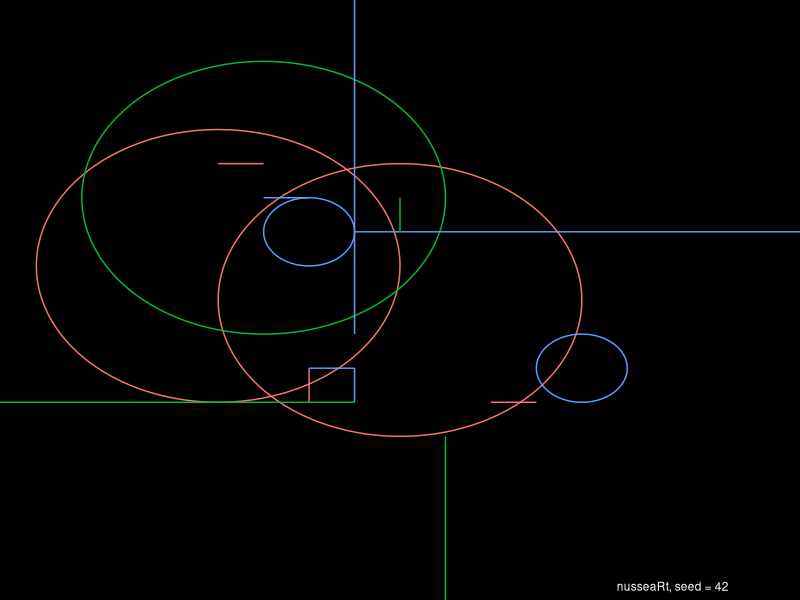
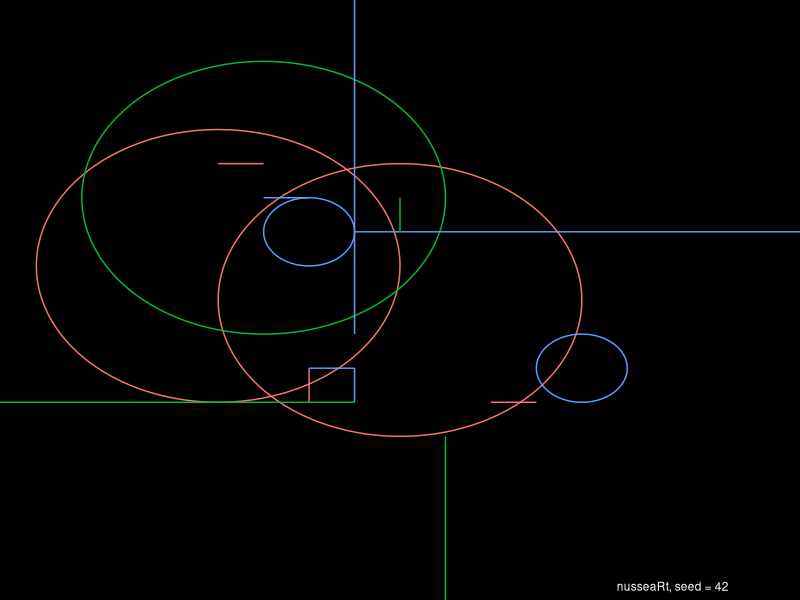

Here is the R script that generated these plots, in order:
## ---- chunk 1
library(tidyverse)
library(ggforce)
geom_circle()

## ---- chunk 2
n <- 3
cirkler <- function(n = 3, seed = NULL) {
  set.seed(seed)
  z <- seq(1, 3, 0.25)
  x0 <- sample(z, n, replace  =TRUE)
  y0 <- sample(z, n, replace = TRUE)
  r <-  sample(c(0.25, 1, 0.25), n, replace = TRUE)
  colors <- sample(1:3, n, replace = TRUE) |> factor()
  df <- tibble(x0 = x0, y0 = y0, r = r)
  
  ggforce::geom_circle(
    data = df,
    mapping = aes(x0 = x0, y0 = y0, r = r, color = colors),
    fill = NA,
    inherit.aes = FALSE
  )
}
## ---- chunk 3
lines <- function(n = 5, seed = NULL){
   z <- seq(1, 3, 0.25)
  x0 <- sample(z, n, replace = TRUE)
  y0 <- sample(z, n, replace = TRUE)
  l <-  sample(c(0.25, 3, 0.25), n, replace = TRUE)
  xy <- sample(c(0,1), n, replace = TRUE)
  dir <- sample(c(-1,1), n, replace = TRUE)
  colors <- sample(1:3, n, replace = TRUE) |> factor()
tibble(x0 = x0, y0=y0, l = l, x = xy, dir = dir, color = colors) |> 
  mutate(y = as.numeric((x == 0))) |> 
  mutate(x1 = x0 + x * dir * l,
         y1 = y0 + y * dir * l) |>
  geom_segment(mapping = aes(x = x0, y = y0, xend = x1, yend = y1, color = colors), inherit.aes = FALSE)

}
## ---- chunk 4
# expand.grid(x = seq(1,3,0.25), y = seq(1,3,0.25))  
ggplot() +
  cirkler(n = 5, seed = 666) +
  lines(n = 11, seed = 666) +
  coord_cartesian(xlim = c(0,4), ylim = c(0,4))  +
  theme_void()+
  theme(legend.position = "none",
        plot.background = element_rect(color = "black",
        fill = "black")) +
  annotate("text", x = 3.5, y = -0.1,
            size = 3,
            label = "nusseaRt, seed = 42", 
            color = "white")

  ggsave("notes/20251023-circle_art/cirkler.png")
